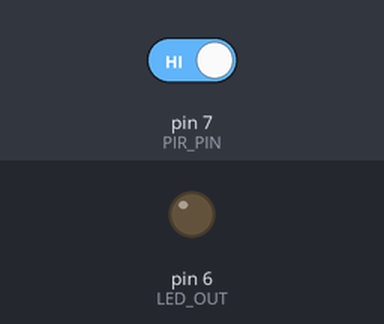
The sketch below on a simulated Arduino Uno, built with avr-gcc and run on an emulated ATmega328P. Shown: output pins drawn as LEDs (lit = HIGH). The test bench sets the inputs (shaded band); at power-on: pin 7 (PIR_PIN) HIGH.

Above: at 0.1 s.
At 10.1 s:
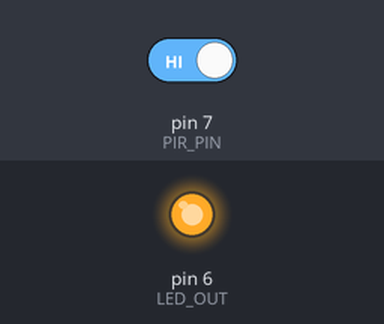
Timing chart, 0 to 11.6 s (numbered marks = the images above):
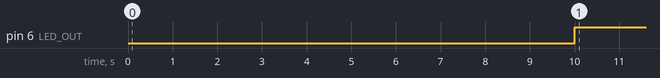

Measured:
- by itself, pin 6 (LED_OUT): LOW → HIGH at 10.0 s

The sketch:

plant_bestie.ino
```cpp
#define PIR_PIN 7
#define LED_OUT 6
//define soil moisture pin

void setup() {
  pinMode(PIR_PIN, INPUT);
  pinMode(LED_OUT, OUTPUT);
  //define soil moisture pin input
  Serial.begin(9600);
  delay(10000);
}

void loop() {
  int motion = digitalRead(PIR_PIN);
  //read soil moisture level

  //if soil moisture ok
    //LED off
    digitalWrite(LED_OUT, motion); //turn on TFT screeen if motion is high (load happy png x3 shuffle)

  //if soil moiture medium
    //LED on
    //turn on TFT screen if motion is high (load png medium x3 shuffle)


  //if soil moisture bad
    //blink LED rapidly
    //turn on TFT screen if motion is high (load png dry x3 shuffle)


delay(100);
}
```
